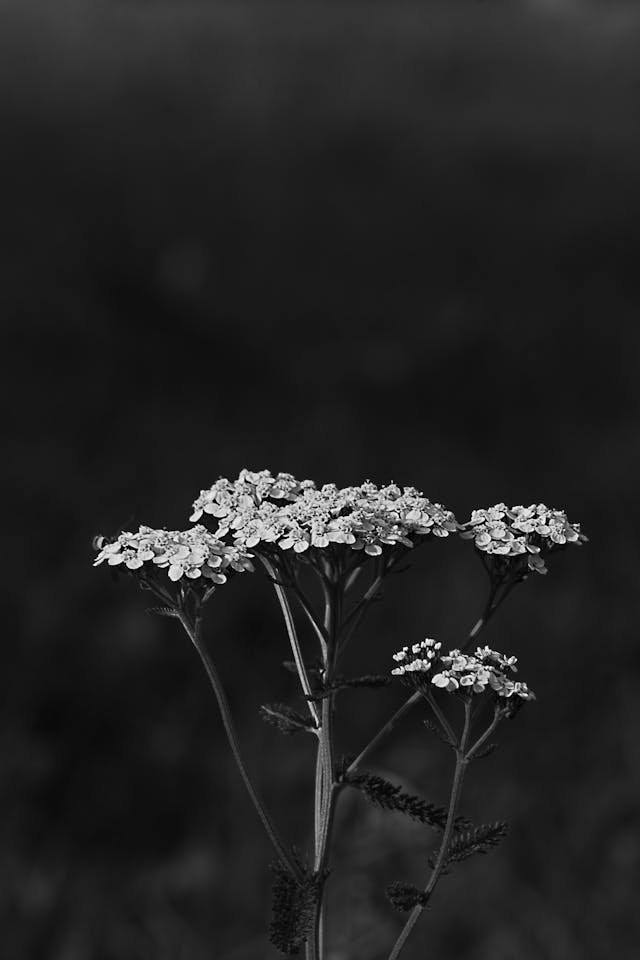
#> input picture 2025-05-05_taller_convoluciones_personalizadas/datos/flor.jpg, 640 x 960 px
$ jupyter execute python.ipynb   (shell and % lines are left out)   (older library calls are emulated)
#> lines starting #> are read from the running program, lines starting #| are printed output that depends on the picture
# Taller: Convolución 2D desde cero con NumPy y OpenCV

**Herramientas**: NumPy, OpenCV, Matplotlib

Este notebook implementa una función de convolución 2D desde cero y la compara con `cv2.filter2D`. Se aplican filtros de enfoque, suavizado y detección de esquinas.

[cell 1]
# 📦 Importación de librerías
import cv2
import numpy as np
import matplotlib.pyplot as plt

# Mostrar imágenes en línea

[cell 2]
# 📥 Cargar imagen en escala de grises
img = cv2.imread('../datos/flor.jpg', cv2.IMREAD_GRAYSCALE)
#> img is the input picture: shape (960, 640); min 0, max 255, mean 35.4
if img is None:
    raise Exception('No se pudo cargar la imagen. Asegúrate de tener lena.jpg o usa otra imagen.')

plt.imshow(img, cmap='gray')
plt.title("Imagen original")
plt.axis('off')
plt.show()

[cell 3]
# 🛠️ Convolución 2D manual
def convolve2d(image, kernel):
    kernel = np.flipud(np.fliplr(kernel))  # Voltear el kernel
    output = np.zeros_like(image)
    padded = np.pad(image, ((1, 1), (1, 1)), mode='constant', constant_values=0)

    for i in range(image.shape[0]):
        for j in range(image.shape[1]):
            region = padded[i:i+3, j:j+3]
            output[i, j] = np.clip(np.sum(region * kernel), 0, 255)
    return output.astype(np.uint8)

[cell 4]
# 🔍 Definir kernels
sharpen_kernel = np.array([[0, -1, 0],
                           [-1, 5, -1],
                           [0, -1, 0]])

blur_kernel = np.ones((3,3), np.float32) / 9

sobel_x = np.array([[-1, 0, 1],
                    [-2, 0, 2],
                    [-1, 0, 1]])
sobel_y = np.array([[-1, -2, -1],
                    [0,  0,  0],
                    [1,  2,  1]])

[cell 5]
# 🧪 Aplicar convolución manual
sharpened_manual = convolve2d(img, sharpen_kernel)
blurred_manual = convolve2d(img, blur_kernel)

sobel_x_manual = convolve2d(img, sobel_x)
#> after the loop in convolve2d (call 3), `for i in range(image.shape[0]):`:
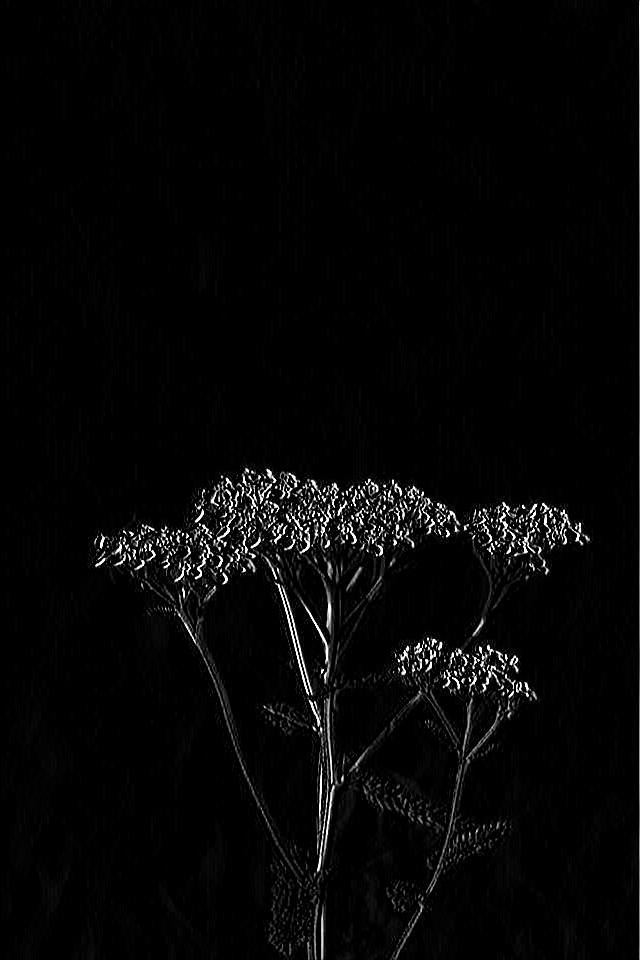
#> output: shape (960, 640); min 0, max 255, mean 6.1
sobel_y_manual = convolve2d(img, sobel_y)
#> after the loop in convolve2d (call 4), `for i in range(image.shape[0]):`:
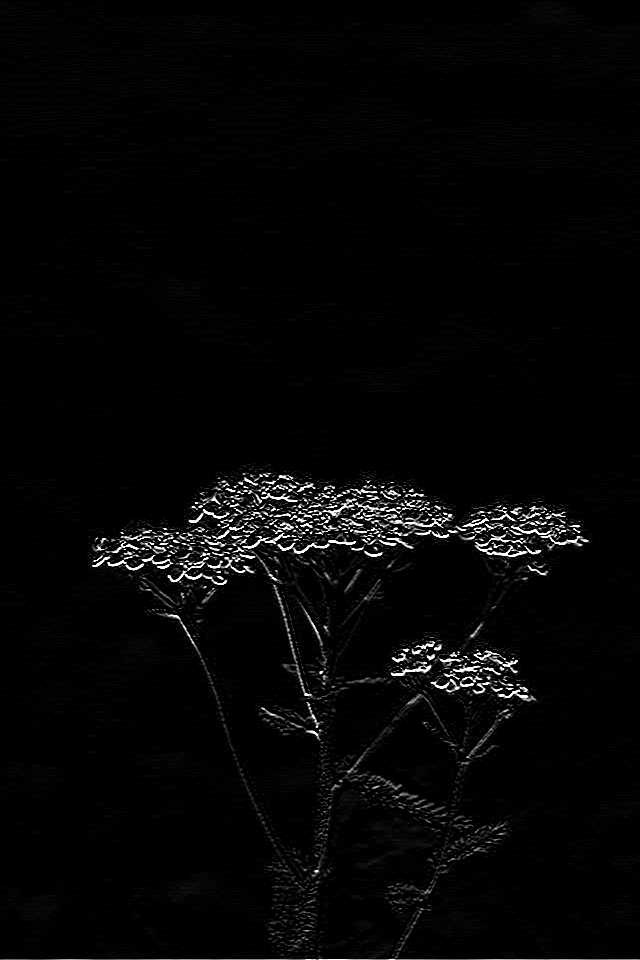
#> output: shape (960, 640); min 0, max 255, mean 5.9
edges_manual = np.clip(sobel_x_manual + sobel_y_manual, 0, 255).astype(np.uint8)
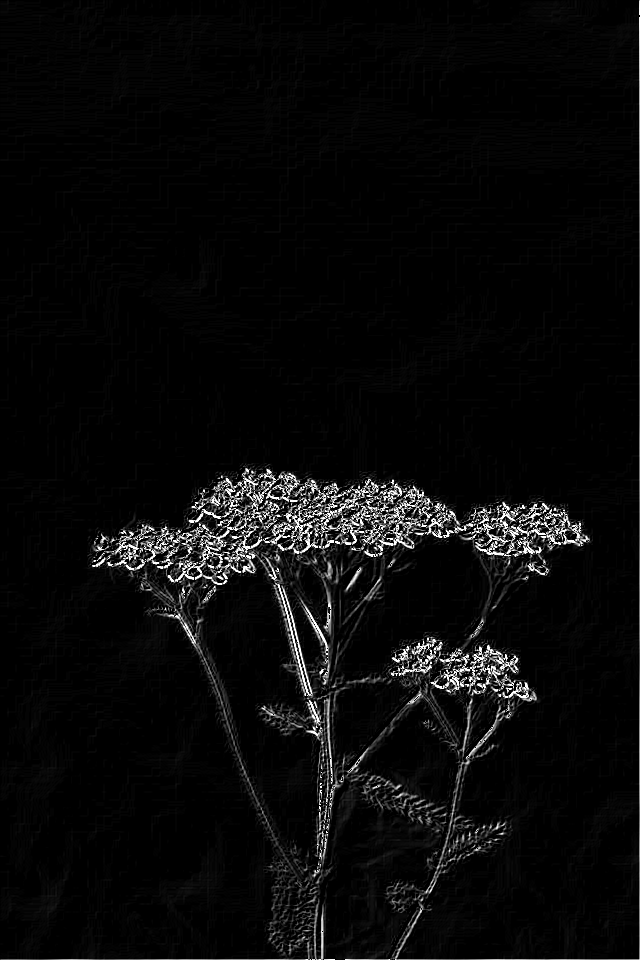
#> edges_manual: shape (960, 640); min 0, max 255, mean 9.9

[cell 6]
# 🧪 Aplicar filtros con OpenCV
sharpened_cv = cv2.filter2D(img, -1, sharpen_kernel)
blurred_cv = cv2.filter2D(img, -1, blur_kernel)
edges_cv = cv2.add(cv2.Sobel(img, cv2.CV_64F, 1, 0), cv2.Sobel(img, cv2.CV_64F, 0, 1))
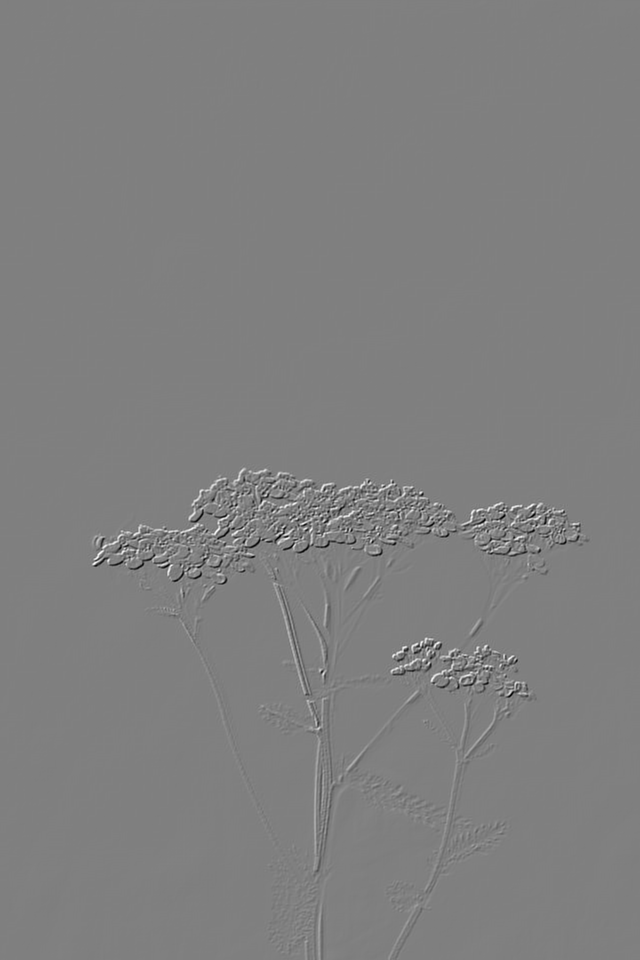
#> edges_cv: shape (960, 640) float64; min -1372, max 1364, mean -0.1; drawn with min black and max white
edges_cv = np.uint8(np.clip(edges_cv, 0, 255))
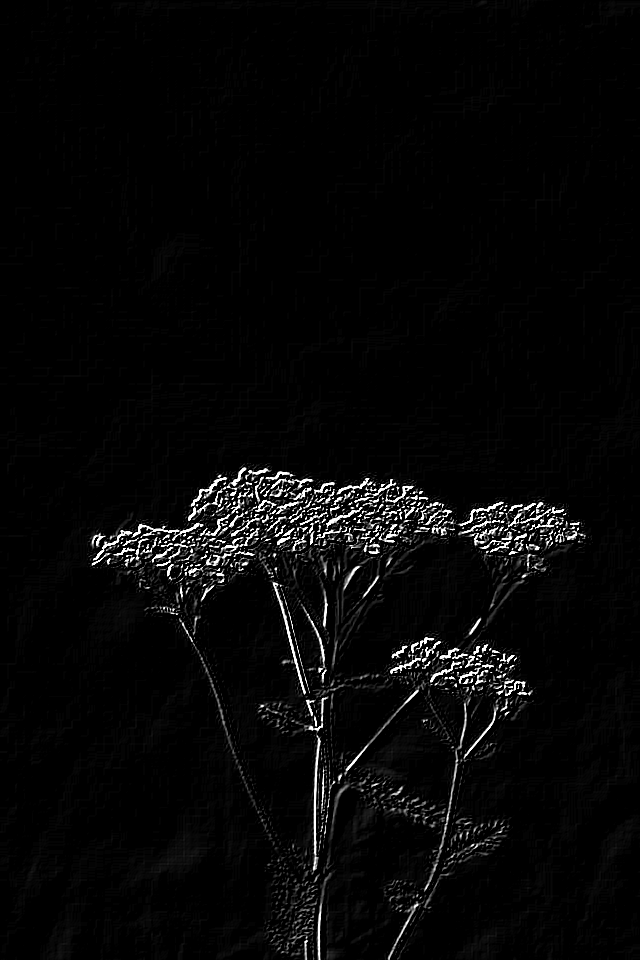
#> edges_cv: shape (960, 640); min 0, max 255, mean 7.4

[cell 7]
# 🖼️ Mostrar resultados en paralelo
titles = ['Sharpen Manual', 'Sharpen OpenCV', 'Blur Manual', 'Blur OpenCV', 'Edges Manual', 'Edges OpenCV']
images = [sharpened_manual, sharpened_cv, blurred_manual, blurred_cv, edges_manual, edges_cv]

plt.figure(figsize=(15,8))
for i in range(6):
    plt.subplot(2, 3, i+1)
    plt.imshow(images[i], cmap='gray')
    plt.title(titles[i])
    plt.axis('off')
plt.tight_layout()
plt.show()

## 🎛️ BONUS: Interfaz interactiva con Trackbars (solo funciona localmente con OpenCV)

[cell 8]
def nothing(x):
    pass

# Crear ventana
cv2.namedWindow('Sharpen Interactivo')
cv2.createTrackbar('Centro', 'Sharpen Interactivo', 5, 10, nothing)
cv2.createTrackbar('Bordes', 'Sharpen Interactivo', 1, 10, nothing)

while True:
    c = cv2.getTrackbarPos('Centro', 'Sharpen Interactivo')
    b = cv2.getTrackbarPos('Bordes', 'Sharpen Interactivo')

    custom_kernel = np.array([[0, -b, 0],
                              [-b, c, -b],
                              [0, -b, 0]])
    result = cv2.filter2D(img, -1, custom_kernel)
    cv2.imshow('Sharpen Interactivo', result)

    if cv2.waitKey(1) & 0xFF == 27:  # Esc para salir
#> (key Esc is pressed here)
